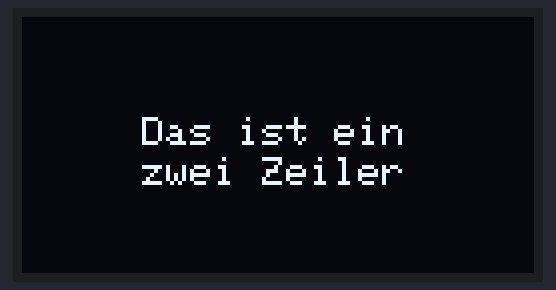
The sketch below on a simulated Arduino Uno, built with avr-gcc and run on an emulated ATmega328P. Shown: 128×64 one-colour display. The display library's start-up logo is not drawn.

Above: at 4.2 s.
At 10.2 s:
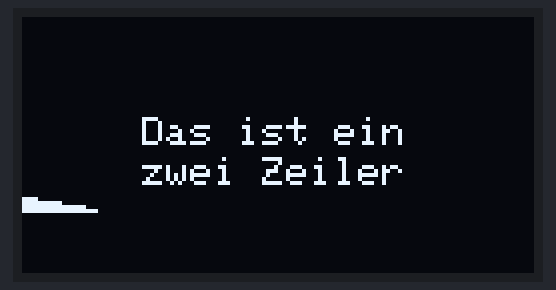
At 11.6 s:
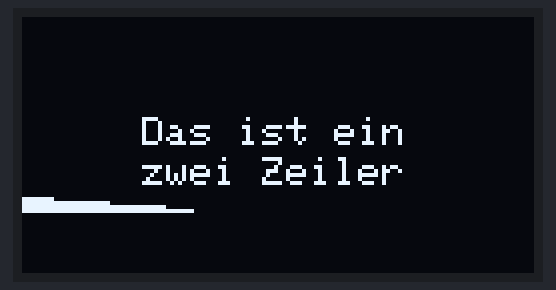
At 13.3 s:
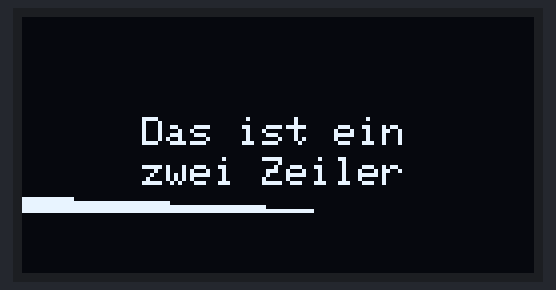
At 15.0 s:
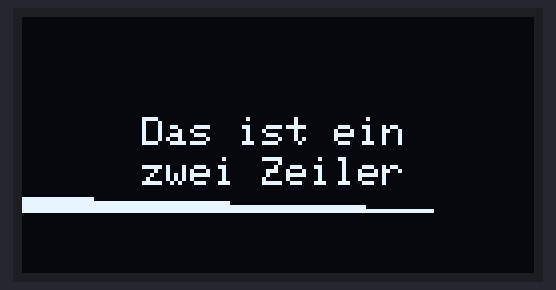
At 16.5 s:
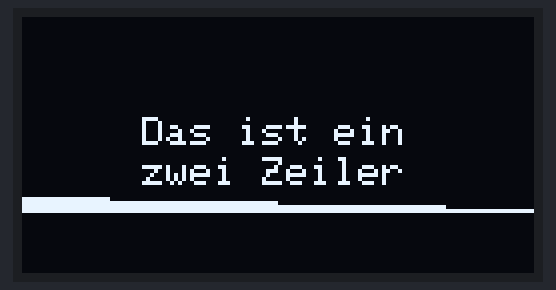

The sketch:

sketch_jun09b.ino
```cpp
#include <SPI.h>
#include <Wire.h>
#include <Adafruit_GFX.h>
#include <Adafruit_SSD1306.h>

#define SCREEN_WIDTH 128 // OLED display width, in pixels
#define SCREEN_HEIGHT 64 // OLED display height, in pixels

// Declaration for an SSD1306 display connected to I2C (SDA, SCL pins)
#define OLED_RESET     -1 // Reset pin # (or -1 if sharing Arduino reset pin)
Adafruit_SSD1306 display(SCREEN_WIDTH, SCREEN_HEIGHT, &Wire, OLED_RESET);


#define LOGO_HEIGHT   16
#define LOGO_WIDTH    16

void setup() {
Serial.begin(115200);

// SSD1306_SWITCHCAPVCC = generate display voltage from 3.3V internally
  if(!display.begin(SSD1306_SWITCHCAPVCC, 0x3C)) {
    Serial.println(F("SSD1306 allocation failed"));
    for(;;); // Don't proceed, loop forever
  }
 // Show initial display buffer contents on the screen --
  // the library initializes this with an Adafruit splash screen.
  display.display();
  delay(2000); // Pause for 2 seconds

   // Clear the buffer
  display.clearDisplay();

// Draw a single pixel in white
  display.drawPixel(10, 10, WHITE);

  // Show the display buffer on the screen. You MUST call display() after
  // drawing commands to make them visible on screen!
  display.display();
  delay(2000);

  display.clearDisplay();
  display.setTextSize(1);
  display.setTextColor(WHITE);
  display.setCursor(30,25);
  display.println("Das ist ein");
  display.setCursor(30,35);
  display.println("zwei Zeiler");
  display.display();
  delay(5000);

  for(byte i = 0; i<128;i++){
    display.drawLine(0,45,i,48, WHITE);
    display.display();
    delay(30);
    }
}

void loop() {
  // put your main code here, to run repeatedly:

}
```
